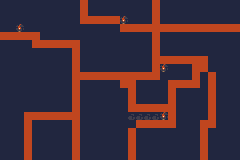

Tiled map render using the project's own tile images. Description and the whole map definition, tile-layer contents included, below:
An orthogonal 30x20 tile map with 8x8 px tiles, 1 tile layer (Tile Layer 1).

<map version="1.9" tiledversion="1.9.2" orientation="orthogonal" renderorder="right-down" width="30" height="20" tilewidth="8" tileheight="8" infinite="0" nextlayerid="2" nextobjectid="1">
 <tileset firstgid="1" source="cavesofgallet_tiles.tsx" />
 <layer id="1" name="Tile Layer 1" width="30" height="20">
  <data encoding="csv">
1,1,1,1,1,1,1,1,1,1,69,1,1,1,1,1,1,1,1,69,1,1,1,1,1,1,1,1,1,1,
1,1,1,1,1,1,1,1,1,1,69,1,1,1,1,1,1,1,1,69,1,1,1,1,1,1,1,1,1,1,
1,1,1,1,1,1,1,1,1,1,69,69,69,69,69,46,1,1,1,69,1,1,1,1,1,1,1,1,1,1,
1,1,46,1,1,1,1,1,1,1,1,1,1,1,1,69,69,69,69,69,69,69,69,69,69,69,69,69,69,69,
69,69,69,69,69,1,1,1,1,1,1,1,1,1,1,1,1,1,1,69,1,1,1,1,1,1,1,1,1,1,
1,1,1,1,69,69,69,69,69,69,1,1,1,1,1,1,1,1,1,69,1,1,1,1,1,1,1,1,1,1,
1,1,1,1,1,1,1,1,1,69,1,1,1,1,1,1,1,1,1,69,1,1,1,1,1,1,1,1,1,1,
1,1,1,1,1,1,1,1,1,69,1,1,1,1,1,1,1,1,1,69,69,69,69,69,69,69,1,1,1,1,
1,1,1,1,1,1,1,1,1,69,1,1,1,1,1,1,1,1,1,69,46,1,1,1,69,69,1,1,1,1,
1,1,1,1,1,1,1,1,1,69,69,69,69,69,69,69,69,69,69,69,1,1,1,1,69,1,69,1,1,1,
1,1,1,1,1,1,1,1,1,69,1,1,1,1,1,69,69,1,1,1,1,69,69,69,69,1,69,1,1,1,
1,1,1,1,1,1,1,1,1,69,1,1,1,1,1,1,69,1,1,1,1,69,1,1,1,1,69,1,1,1,
1,1,1,1,1,1,1,1,1,69,1,1,1,1,1,1,69,1,1,1,1,69,1,1,1,1,69,1,1,1,
1,1,1,1,1,1,1,1,1,69,1,1,1,1,1,1,69,69,69,69,69,69,1,1,1,1,69,1,1,1,
1,1,1,69,69,69,69,69,69,69,1,1,1,1,1,1,2,2,2,2,46,69,1,1,1,1,69,1,1,1,
1,1,1,69,1,1,1,1,1,69,1,1,1,1,1,1,1,69,69,69,69,69,1,1,1,69,69,1,1,1,
1,1,1,69,1,1,1,1,1,69,1,1,1,1,1,1,69,1,1,1,1,1,1,1,1,69,1,1,1,1,
1,1,1,69,1,1,1,1,1,69,1,1,1,1,1,1,69,1,1,1,1,1,1,1,1,69,1,1,1,1,
1,1,1,69,1,1,1,1,1,69,1,1,1,1,1,1,69,1,1,1,1,1,1,1,1,69,1,1,1,1,
1,1,1,69,1,1,1,1,1,69,1,1,1,1,1,1,69,1,1,1,1,1,1,1,1,69,1,1,1,1
</data>
 </layer>
</map>
